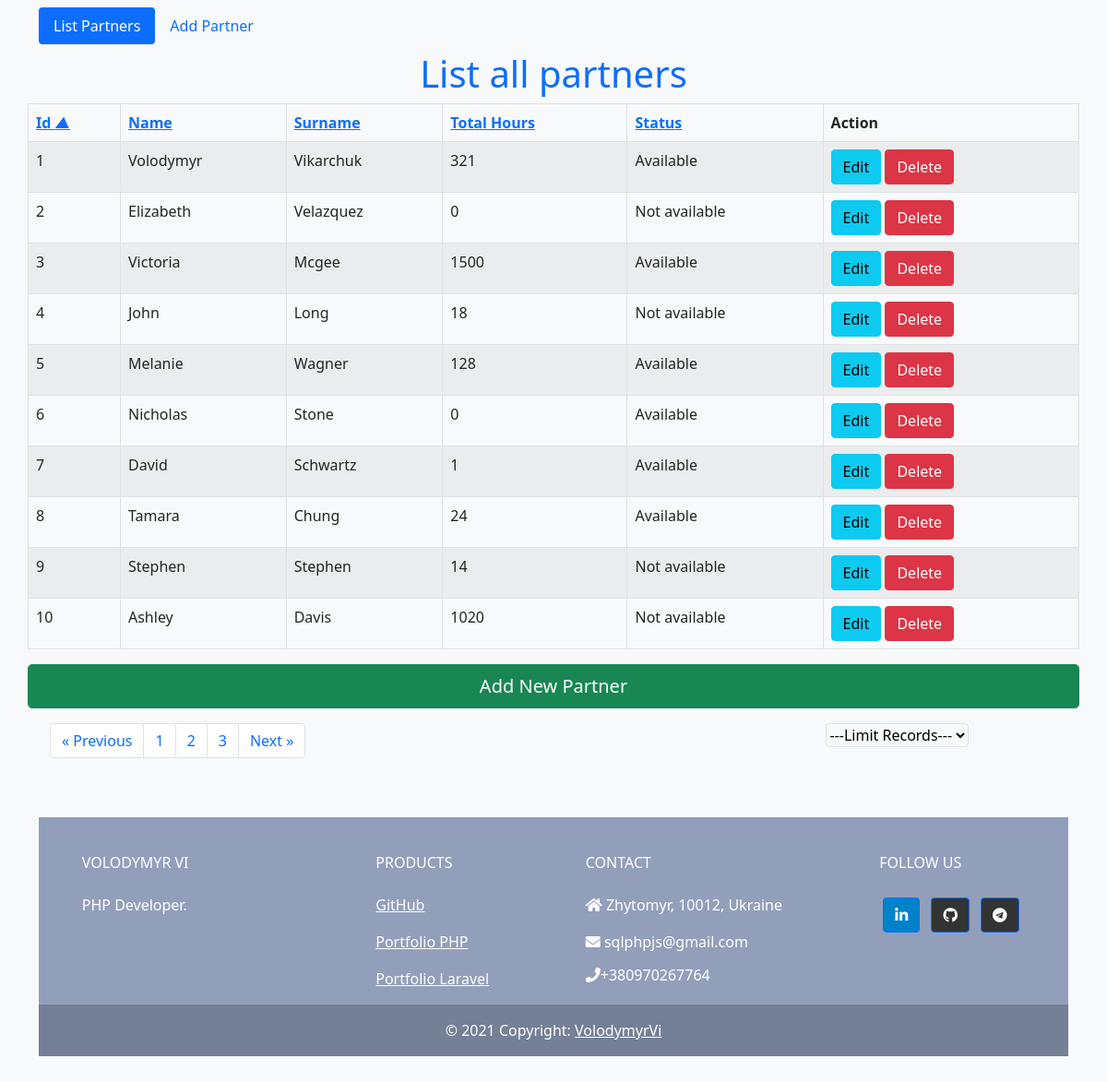
The app's page /?sort=id_asc with its own data.
### tables this page shows
CREATE TABLE `partners` (
  `id` int(11) NOT NULL,
  `name` varchar(100) NOT NULL,
  `surname` varchar(100) NOT NULL,
  `total_hours` int(11) NOT NULL DEFAULT '0',
  `status` tinyint(1) NOT NULL
);

### index.php (the view, shortened to what this page needs)
<?php session_start();
require('/home/phpprogr/domains/phpprogrammer.in.ua/public_html/test/connect.php');
$sort_list = array(
	'id_asc'   => '`id`',
	'id_desc'  => '`id` DESC',
	'name_asc'  => '`name`',
	'name_desc' => '`name` DESC',
	'surname_asc'  => '`surname`',
	'surname_desc' => '`surname` DESC',
	'total_hours_asc'   => '`total_hours`',
	'total_hours_desc'  => '`total_hours` DESC',
	'status_asc'   => '`status`',
	'status_desc'  => '`status` DESC',
);
$sort = @$_GET['sort'];
if (array_key_exists($sort, $sort_list)) {
	$sort_sql = $sort_list[$sort];
} else {
	$sort_sql = reset($sort_list);
}
function sort_link_th($title, $a, $b) {
	$sort = @$_GET['sort'];
	if ($sort == $a) {
		return '<a class="active" href="?sort=' . $b . '">' . $title . ' <i>▲</i></a>';
	} elseif ($sort == $b) {
		return '<a class="active" href="?sort=' . $a . '">' . $title . ' <i>▼</i></a>';
	} else {
		return '<a href="?sort=' . $a . '">' . $title . '</a>';
	}
}
$limit = isset($_POST["limit-records"]) ? $_POST["limit-records"] : 10;
$page = isset($_GET['page']) ? $_GET['page'] : 1;
$start = ($page - 1) * $limit;
$result = $mysqli->query("SELECT * FROM partners ORDER BY {$sort_sql} LIMIT $start, $limit");
$partners = $result->fetch_all(MYSQLI_ASSOC);
$result1 = $mysqli->query("SELECT count(id) AS id FROM partners");
$custCount = $result1->fetch_all(MYSQLI_ASSOC);
$total = $custCount[0]['id'];
$pages = ceil($total / $limit);
$Previous = $page - 1;
$Next = $page + 1;
?>
<!DOCTYPE html>
<html lang="en">
<head>
    <link href="https://cdn.jsdelivr.net/npm/bootstrap@5.1.0/dist/css/bootstrap.min.css" rel="stylesheet">
    <link rel="stylesheet" href="https://use.fontawesome.com/releases/v5.11.2/css/all.css" />
</head>
<body class=" bg-light">
    <div class="container">
        <nav class="navbar navbar-expand-lg navbar-light bg-light">
            <ul class="nav nav-pills ">
                <li class="nav-item">
                    <a class="nav-link active" aria-current="page" href="/">List Partners</a>
                </li>
                <li class="nav-item">
                    <a class="nav-link" href="/create.php">Add Partner</a>
                </li>
            </ul>
        </nav>
        <h1 class="text-primary text-center">List all partners</h1>
        <div class="row justify-content-center">
            <table id="" class="table table-striped table-bordered">
                <thead>
                    <tr>
                        <th><?php echo sort_link_th('Id', 'id_asc', 'id_desc'); ?></th>
                        <th><?php echo sort_link_th('Name', 'name_asc', 'name_desc'); ?></th>
                        <th><?php echo sort_link_th('Surname', 'surname_asc', 'surname_desc'); ?></th>
                        <th><?php echo sort_link_th('Total Hours', 'total_hours_asc', 'total_hours_desc'); ?></th>
                        <th><?php echo sort_link_th('Status', 'status_asc', 'status_desc'); ?></th>
                        <th colspan="2">Action</th>
                    </tr>
                </thead>
                <tbody>
                    <?php foreach ($partners as $partner) :  ?>
                        <tr>
                            <td><?php echo $partner['id'] ?></td>
                            <td><?php echo $partner['name'] ?></td>
                            <td><?php echo $partner['surname'] ?></td>
                            <td><?php echo $partner['total_hours'] ?></td>
                            <td><?php
                                if ($partner['status'] == 0) {
                                    echo 'Not available';
                                } else {
                                    echo 'Available';
                                }
                                ?>
                            </td>
                            <td>
                                <a href="edit.php?id=<?php echo $partner['id']; ?>" class="btn btn-info">Edit</a>
                                <a href="index.php?delete=<?php echo $partner['id']; ?>" onclick="return confirm('Are you sure?')" class="btn btn-danger">Delete</a>
                            </td>
                        </tr>
                    <?php endforeach; ?>
                </tbody>
            </table>
            <a href="create.php" class="btn btn-success adding btn-lg">Add New Partner</a>
            <div class="row mt-3">
                <div class="col-md-8">
                    <nav aria-label="Page navigation">
                        <ul class="pagination">
                            <li class="page-item">
                                <a class="page-link" href="index.php?page=<?= $Previous; ?>" aria-label="Previous">
                                    <span aria-hidden="true">&laquo; Previous</span>
                                </a>
                            </li>
                            <?php for ($i = 1; $i <= $pages; $i++) : ?>
                                <li class="page-item"><a href="index.php?page=<?= $i; ?>" class="page-link"><?= $i; ?></a></li>
                            <?php endfor; ?>
                            <li class="page-item">
                                <a href="index.php?page=<?= $Next; ?>" aria-label="Next" class="page-link">
                                    <span aria-hidden="true">Next &raquo;</span>
                                </a>
                            </li>
                        </ul>
                    </nav>
                </div>
                <div class="col-md-4 text-center">
                    <form class="" method="post" action="#">
                        <select class="rounded border border-bottom bg-light" name="limit-records" id="limit-records">
                            <option disabled="disabled" selected="selected">---Limit Records---</option>
                        </select>
                    </form>
                </div>
            </div>
        </div>
    </div>
    <div class="container my-5">
        <footer class="text-center text-lg-start text-white" style="background-color: #929fba">
            <div class="container p-4 pb-0">
                <section class="">
                    <div class="row">
                        <div class="col-md-3 col-lg-3 col-xl-3 mx-auto mt-3">
                            <h6 class="text-uppercase mb-4 font-weight-bold">
                                Volodymyr Vi
                            </h6>
                            <p>
                                PHP Developer.
                            </p>
                        </div>
                        <div class="col-md-2 col-lg-2 col-xl-2 mx-auto mt-3">
                            <h6 class="text-uppercase mb-4 font-weight-bold">Products</h6>
                            <p>
                                <a href="https://github.com/VolodymyrVi" target="_blank" class="text-white">GitHub</a>
                            </p>
                            <p>
                                <a href="https://phpprogrammer.in.ua" target="_blank" class="text-white">Portfolio PHP</a>
                            </p>
                            <p>
                                <a class="text-white">Portfolio Laravel</a>
                            </p>
                        </div>
                        <div class="col-md-4 col-lg-3 col-xl-3 mx-auto mt-3">
                            <h6 class="text-uppercase mb-4 font-weight-bold">Contact</h6>
                            <p><i class="fas fa-home mr-3"></i> Zhytomyr, 10012, Ukraine</p>
                            <a href="mailto:sqlphpjs@gmail.com" style="text-decoration: none; color:white"><i class="fas fa-envelope mr-3"></i> sqlphpjs@gmail.com</a><br>
                            <a href="tel:+380970267764" style="text-decoration: none; color:white"><i class="mt-3 fas fa-phone mr-3"></i>+380970267764</a>
                        </div>
                        <div class="col-md-3 col-lg-2 col-xl-2 mx-auto mt-3">
                            <h6 class="text-uppercase mb-4 font-weight-bold">Follow us</h6>
                            <a class="btn btn-primary btn-floating m-1" style="background-color: #0082ca" href="https://www.linkedin.com/in/vlodymyrvi/" target="_blank" role="button"><i class="fab fa-linkedin-in"></i></a>
                            <a class="btn btn-primary btn-floating m-1" style="background-color: #333333" href="https://github.com/VolodymyrVi" target="_blank" role="button"><i class="fab fa-github"></i></a>
                            <a class="btn btn-primary btn-floating m-1" style="background-color: #333333" href="https://t.me/VolodymyrVi" target="_blank" role="button"><i class="fab fa-telegram"></i></a>
                        </div>
                    </div>
                </section>
            </div>
            <div class="text-center p-3" style="background-color: rgba(0, 0, 0, 0.2)">
                © 2021 Copyright:
                <a class="text-white" href="https://phpprogrammer.in.ua">VolodymyrVi</a>
            </div>
        </footer>
    </div>
</body>
</html>

### records on screen
partners: id "1", name "Volodymyr", surname "Vikarchuk", total_hours "321", status "Available"
partners: id "2", name "Elizabeth", surname "Velazquez", total_hours "0", status "Not available"
partners: id "3", name "Victoria", surname "Mcgee", total_hours "1500", status "Available"
partners: id "4", name "John", surname "Long", total_hours "18", status "Not available"
partners: id "5", name "Melanie", surname "Wagner", total_hours "128", status "Available"
partners: id "6", name "Nicholas", surname "Stone", total_hours "0", status "Available"
partners: id "7", name "David", surname "Schwartz", total_hours "1", status "Available"
partners: id "8", name "Tamara", surname "Chung", total_hours "24", status "Available"
partners: id "9", name "Stephen", surname "Stephen", total_hours "14", status "Not available"
partners: id "10", name "Ashley", surname "Davis", total_hours "1020", status "Not available"

### other values on screen
$title "Id"
$title "Name Surname Total Hours Status"
